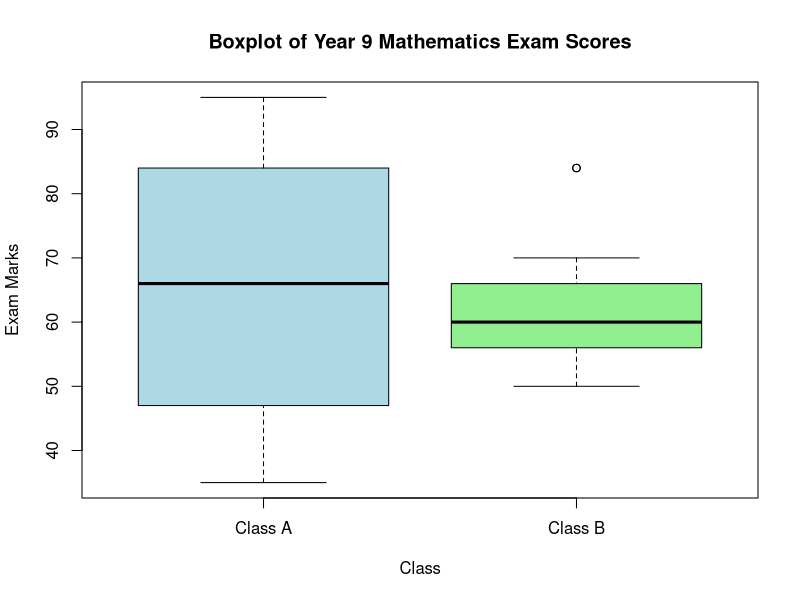

Here is the R script that generated this plot:
# ============================================================
# DWDM - Question 3
# Comparison of Class A and Class B
# ============================================================

# ------------------------------------------------------------
# Step 1: Enter the marks
# ------------------------------------------------------------

Class_A <- c(
  76, 35, 47, 64, 95, 66, 89, 36, 84,
  76, 35, 47, 64, 95, 66, 89, 36, 84
)

Class_B <- c(
  51, 56, 84, 60, 59, 70, 63, 66, 50,
  51, 56, 84, 60, 59, 70, 63, 66, 50
)


# ------------------------------------------------------------
# Step 2: Calculate Mean
# ------------------------------------------------------------

mean_A <- mean(Class_A)
mean_B <- mean(Class_B)

cat("Mean of Class A =", mean_A, "\n")
cat("Mean of Class B =", mean_B, "\n")


# ------------------------------------------------------------
# Step 3: Calculate Median
# ------------------------------------------------------------

median_A <- median(Class_A)
median_B <- median(Class_B)

cat("Median of Class A =", median_A, "\n")
cat("Median of Class B =", median_B, "\n")


# ------------------------------------------------------------
# Step 4: Calculate Range
# ------------------------------------------------------------

range_A <- max(Class_A) - min(Class_A)
range_B <- max(Class_B) - min(Class_B)

cat("Range of Class A =", range_A, "\n")
cat("Range of Class B =", range_B, "\n")


# ------------------------------------------------------------
# Step 5: Display minimum and maximum values
# ------------------------------------------------------------

cat("\nClass A Minimum =", min(Class_A), "\n")
cat("Class A Maximum =", max(Class_A), "\n")

cat("\nClass B Minimum =", min(Class_B), "\n")
cat("Class B Maximum =", max(Class_B), "\n")


# ------------------------------------------------------------
# Step 6: Compare the classes
# ------------------------------------------------------------

cat("\n========== COMPARISON ==========\n")

if (mean_A > mean_B) {
  cat("Higher Mean: Class A\n")
} else {
  cat("Higher Mean: Class B\n")
}

if (median_A > median_B) {
  cat("Higher Median: Class A\n")
} else {
  cat("Higher Median: Class B\n")
}

if (range_A > range_B) {
  cat("Higher Range: Class A\n")
} else {
  cat("Higher Range: Class B\n")
}


# ------------------------------------------------------------
# Step 7: Create Boxplot
# ------------------------------------------------------------

marks <- list(
  "Class A" = Class_A,
  "Class B" = Class_B
)

boxplot(
  marks,
  main = "Boxplot of Year 9 Mathematics Exam Scores",
  xlab = "Class",
  ylab = "Exam Marks",
  col = c("lightblue", "lightgreen")
)


# ------------------------------------------------------------
# Step 8: Display summary statistics
# ------------------------------------------------------------

cat("\n========== SUMMARY ==========\n")

cat("Class A:\n")
cat("Mean   =", mean_A, "\n")
cat("Median =", median_A, "\n")
cat("Range  =", range_A, "\n")

cat("\nClass B:\n")
cat("Mean   =", mean_B, "\n")
cat("Median =", median_B, "\n")
cat("Range  =", range_B, "\n")
